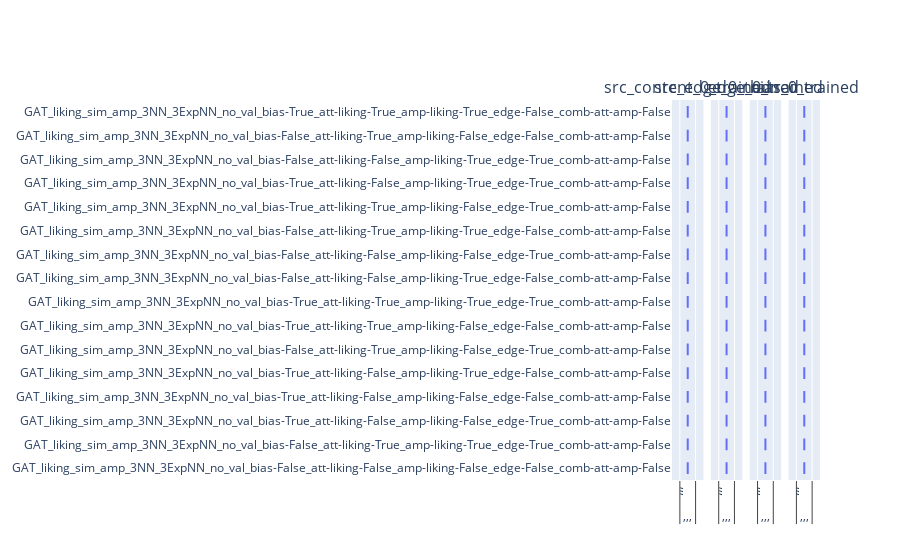
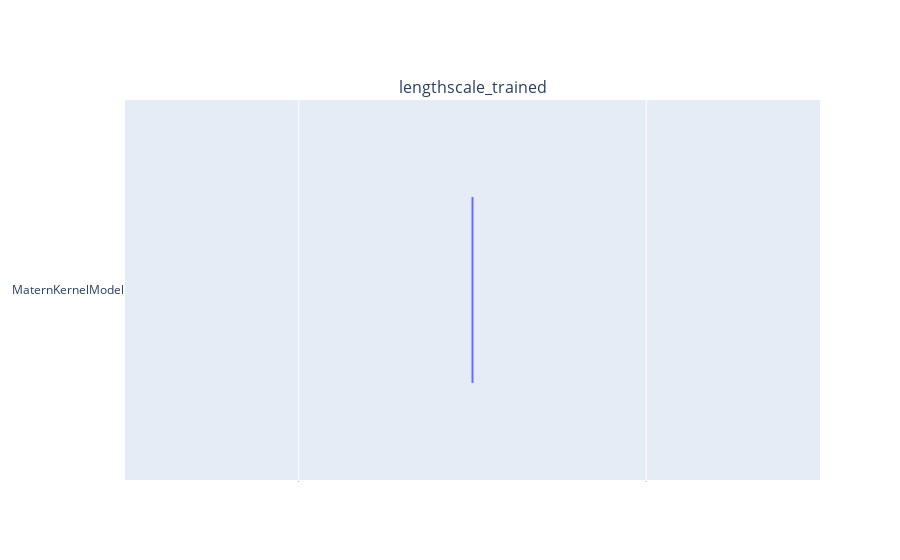

The notebook cell these images were saved under, in order:
### Code cell
for model_family in model_family_to_id.keys():
    params_names = model_family_to_parameters[model_family]
    fig = make_subplots(rows=1, cols=len(params_names),subplot_titles=params_names)
    # Use x instead of y argument for horizontal plot
    for model_id in model_family_to_id[model_family]:
        for col_id, param_name in enumerate(params_names):
            fig.add_trace(go.Box(
                x=model_id_to_parameters_stats[model_id]["std"], 
                marker_color = '#636EFA',
                name=model_id),
            row=1, col=col_id+1)

    for col_id in range(2,len(params_names)+1):
        fig.update_yaxes(showticklabels=False, row=1, col=col_id)

    fig.update_layout(showlegend=False) #,plot_bgcolor='rgba(0, 0, 0, 0.05)'
    fig.show()

### Figure 1 — Plotly figure (JSON) as saved in the notebook; plotly's stock layout.template omitted (floating-point values rounded to 4 significant figures; data arrays with more than 128 entries replaced by an {"elided": "..."} marker saying what was removed)
{"data": [{"marker": {"color": "#636EFA"}, "name": "GAT_liking_sim_amp_3NN_3ExpNN_no_val_bias-False_att-liking-False_amp-liking-False_edge-False_comb-att-amp-False", "type": "box", "x": {"elided": "94x1x4 null values"}, "xaxis": "x", "yaxis": "y"}, {"marker": {"color": "#636EFA"}, "name": "GAT_liking_sim_amp_3NN_3ExpNN_no_val_bias-False_att-liking-False_amp-liking-False_edge-False_comb-att-amp-False", "type": "box", "x": {"elided": "94x1x4 null values"}, "xaxis": "x2", "yaxis": "y2"}, {"marker": {"color": "#636EFA"}, "name": "GAT_liking_sim_amp_3NN_3ExpNN_no_val_bias-False_att-liking-False_amp-liking-False_edge-False_comb-att-amp-False", "type": "box", "x": {"elided": "94x1x4 null values"}, "xaxis": "x3", "yaxis": "y3"}, {"marker": {"color": "#636EFA"}, "name": "GAT_liking_sim_amp_3NN_3ExpNN_no_val_bias-False_att-liking-False_amp-liking-False_edge-False_comb-att-amp-False", "type": "box", "x": {"elided": "94x1x4 null values"}, "xaxis": "x4", "yaxis": "y4"}, {"marker": {"color": "#636EFA"}, "name": "GAT_liking_sim_amp_3NN_3ExpNN_no_val_bias-False_att-liking-True_amp-liking-True_edge-True_comb-att-amp-False", "type": "box", "x": {"elided": "94x1x4 null values"}, "xaxis": "x", "yaxis": "y"}, {"marker": {"color": "#636EFA"}, "name": "GAT_liking_sim_amp_3NN_3ExpNN_no_val_bias-False_att-liking-True_amp-liking-True_edge-True_comb-att-amp-False", "type": "box", "x": {"elided": "94x1x4 null values"}, "xaxis": "x2", "yaxis": "y2"}, {"marker": {"color": "#636EFA"}, "name": "GAT_liking_sim_amp_3NN_3ExpNN_no_val_bias-False_att-liking-True_amp-liking-True_edge-True_comb-att-amp-False", "type": "box", "x": {"elided": "94x1x4 null values"}, "xaxis": "x3", "yaxis": "y3"}, {"marker": {"color": "#636EFA"}, "name": "GAT_liking_sim_amp_3NN_3ExpNN_no_val_bias-False_att-liking-True_amp-liking-True_edge-True_comb-att-amp-False", "type": "box", "x": {"elided": "94x1x4 null values"}, "xaxis": "x4", "yaxis": "y4"}, {"marker": {"color": "#636EFA"}, "name": "GAT_liking_sim_amp_3NN_3ExpNN_no_val_bias-True_att-liking-False_amp-liking-False_edge-True_comb-att-amp-False", "type": "box", "x": {"elided": "94x1x4 null values"}, "xaxis": "x", "yaxis": "y"}, {"marker": {"color": "#636EFA"}, "name": "GAT_liking_sim_amp_3NN_3ExpNN_no_val_bias-True_att-liking-False_amp-liking-False_edge-True_comb-att-amp-False", "type": "box", "x": {"elided": "94x1x4 null values"}, "xaxis": "x2", "yaxis": "y2"}, {"marker": {"color": "#636EFA"}, "name": "GAT_liking_sim_amp_3NN_3ExpNN_no_val_bias-True_att-liking-False_amp-liking-False_edge-True_comb-att-amp-False", "type": "box", "x": {"elided": "94x1x4 null values"}, "xaxis": "x3", "yaxis": "y3"}, {"marker": {"color": "#636EFA"}, "name": "GAT_liking_sim_amp_3NN_3ExpNN_no_val_bias-True_att-liking-False_amp-liking-False_edge-True_comb-att-amp-False", "type": "box", "x": {"elided": "94x1x4 null values"}, "xaxis": "x4", "yaxis": "y4"}, {"marker": {"color": "#636EFA"}, "name": "GAT_liking_sim_amp_3NN_3ExpNN_no_val_bias-True_att-liking-False_amp-liking-False_edge-False_comb-att-amp-False", "type": "box", "x": {"elided": "94x1x4 null values"}, "xaxis": "x", "yaxis": "y"}, {"marker": {"color": "#636EFA"}, "name": "GAT_liking_sim_amp_3NN_3ExpNN_no_val_bias-True_att-liking-False_amp-liking-False_edge-False_comb-att-amp-False", "type": "box", "x": {"elided": "94x1x4 null values"}, "xaxis": "x2", "yaxis": "y2"}, {"marker": {"color": "#636EFA"}, "name": "GAT_liking_sim_amp_3NN_3ExpNN_no_val_bias-True_att-liking-False_amp-liking-False_edge-False_comb-att-amp-False", "type": "box", "x": {"elided": "94x1x4 null values"}, "xaxis": "x3", "yaxis": "y3"}, {"marker": {"color": "#636EFA"}, "name": "GAT_liking_sim_amp_3NN_3ExpNN_no_val_bias-True_att-liking-False_amp-liking-False_edge-False_comb-att-amp-False", "type": "box", "x": {"elided": "94x1x4 null values"}, "xaxis": "x4", "yaxis": "y4"}, {"marker": {"color": "#636EFA"}, "name": "GAT_liking_sim_amp_3NN_3ExpNN_no_val_bias-True_att-liking-False_amp-liking-True_edge-False_comb-att-amp-False", "type": "box", "x": {"elided": "94x1x4 null values"}, "xaxis": "x", "yaxis": "y"}, {"marker": {"color": "#636EFA"}, "name": "GAT_liking_sim_amp_3NN_3ExpNN_no_val_bias-True_att-liking-False_amp-liking-True_edge-False_comb-att-amp-False", "type": "box", "x": {"elided": "94x1x4 null values"}, "xaxis": "x2", "yaxis": "y2"}, {"marker": {"color": "#636EFA"}, "name": "GAT_liking_sim_amp_3NN_3ExpNN_no_val_bias-True_att-liking-False_amp-liking-True_edge-False_comb-att-amp-False", "type": "box", "x": {"elided": "94x1x4 null values"}, "xaxis": "x3", "yaxis": "y3"}, {"marker": {"color": "#636EFA"}, "name": "GAT_liking_sim_amp_3NN_3ExpNN_no_val_bias-True_att-liking-False_amp-liking-True_edge-False_comb-att-amp-False", "type": "box", "x": {"elided": "94x1x4 null values"}, "xaxis": "x4", "yaxis": "y4"}, {"marker": {"color": "#636EFA"}, "name": "GAT_liking_sim_amp_3NN_3ExpNN_no_val_bias-False_att-liking-True_amp-liking-False_edge-True_comb-att-amp-False", "type": "box", "x": {"elided": "94x1x4 null values"}, "xaxis": "x", "yaxis": "y"}, {"marker": {"color": "#636EFA"}, "name": "GAT_liking_sim_amp_3NN_3ExpNN_no_val_bias-False_att-liking-True_amp-liking-False_edge-True_comb-att-amp-False", "type": "box", "x": {"elided": "94x1x4 null values"}, "xaxis": "x2", "yaxis": "y2"}, {"marker": {"color": "#636EFA"}, "name": "GAT_liking_sim_amp_3NN_3ExpNN_no_val_bias-False_att-liking-True_amp-liking-False_edge-True_comb-att-amp-False", "type": "box", "x": {"elided": "94x1x4 null values"}, "xaxis": "x3", "yaxis": "y3"}, {"marker": {"color": "#636EFA"}, "name": "GAT_liking_sim_amp_3NN_3ExpNN_no_val_bias-False_att-liking-True_amp-liking-False_edge-True_comb-att-amp-False", "type": "box", "x": {"elided": "94x1x4 null values"}, "xaxis": "x4", "yaxis": "y4"}, {"marker": {"color": "#636EFA"}, "name": "GAT_liking_sim_amp_3NN_3ExpNN_no_val_bias-True_att-liking-True_amp-liking-False_edge-False_comb-att-amp-False", "type": "box", "x": {"elided": "94x1x4 null values"}, "xaxis": "x", "yaxis": "y"}, {"marker": {"color": "#636EFA"}, "name": "GAT_liking_sim_amp_3NN_3ExpNN_no_val_bias-True_att-liking-True_amp-liking-False_edge-False_comb-att-amp-False", "type": "box", "x": {"elided": "94x1x4 null values"}, "xaxis": "x2", "yaxis": "y2"}, {"marker": {"color": "#636EFA"}, "name": "GAT_liking_sim_amp_3NN_3ExpNN_no_val_bias-True_att-liking-True_amp-liking-False_edge-False_comb-att-amp-False", "type": "box", "x": {"elided": "94x1x4 null values"}, "xaxis": "x3", "yaxis": "y3"}, {"marker": {"color": "#636EFA"}, "name": "GAT_liking_sim_amp_3NN_3ExpNN_no_val_bias-True_att-liking-True_amp-liking-False_edge-False_comb-att-amp-False", "type": "box", "x": {"elided": "94x1x4 null values"}, "xaxis": "x4", "yaxis": "y4"}, {"marker": {"color": "#636EFA"}, "name": "GAT_liking_sim_amp_3NN_3ExpNN_no_val_bias-True_att-liking-True_amp-liking-True_edge-True_comb-att-amp-False", "type": "box", "x": {"elided": "94x1x4 null values"}, "xaxis": "x", "yaxis": "y"}, {"marker": {"color": "#636EFA"}, "name": "GAT_liking_sim_amp_3NN_3ExpNN_no_val_bias-True_att-liking-True_amp-liking-True_edge-True_comb-att-amp-False", "type": "box", "x": {"elided": "94x1x4 null values"}, "xaxis": "x2", "yaxis": "y2"}, {"marker": {"color": "#636EFA"}, "name": "GAT_liking_sim_amp_3NN_3ExpNN_no_val_bias-True_att-liking-True_amp-liking-True_edge-True_comb-att-amp-False", "type": "box", "x": {"elided": "94x1x4 null values"}, "xaxis": "x3", "yaxis": "y3"}, {"marker": {"color": "#636EFA"}, "name": "GAT_liking_sim_amp_3NN_3ExpNN_no_val_bias-True_att-liking-True_amp-liking-True_edge-True_comb-att-amp-False", "type": "box", "x": {"elided": "94x1x4 null values"}, "xaxis": "x4", "yaxis": "y4"}, {"marker": {"color": "#636EFA"}, "name": "GAT_liking_sim_amp_3NN_3ExpNN_no_val_bias-False_att-liking-False_amp-liking-True_edge-False_comb-att-amp-False", "type": "box", "x": {"elided": "94x1x4 null values"}, "xaxis": "x", "yaxis": "y"}, {"marker": {"color": "#636EFA"}, "name": "GAT_liking_sim_amp_3NN_3ExpNN_no_val_bias-False_att-liking-False_amp-liking-True_edge-False_comb-att-amp-False", "type": "box", "x": {"elided": "94x1x4 null values"}, "xaxis": "x2", "yaxis": "y2"}, {"marker": {"color": "#636EFA"}, "name": "GAT_liking_sim_amp_3NN_3ExpNN_no_val_bias-False_att-liking-False_amp-liking-True_edge-False_comb-att-amp-False", "type": "box", "x": {"elided": "94x1x4 null values"}, "xaxis": "x3", "yaxis": "y3"}, {"marker": {"color": "#636EFA"}, "name": "GAT_liking_sim_amp_3NN_3ExpNN_no_val_bias-False_att-liking-False_amp-liking-True_edge-False_comb-att-amp-False", "type": "box", "x": {"elided": "94x1x4 null values"}, "xaxis": "x4", "yaxis": "y4"}, {"marker": {"color": "#636EFA"}, "name": "GAT_liking_sim_amp_3NN_3ExpNN_no_val_bias-False_att-liking-False_amp-liking-False_edge-True_comb-att-amp-False", "type": "box", "x": {"elided": "94x1x4 null values"}, "xaxis": "x", "yaxis": "y"}, {"marker": {"color": "#636EFA"}, "name": "GAT_liking_sim_amp_3NN_3ExpNN_no_val_bias-False_att-liking-False_amp-liking-False_edge-True_comb-att-amp-False", "type": "box", "x": {"elided": "94x1x4 null values"}, "xaxis": "x2", "yaxis": "y2"}, {"marker": {"color": "#636EFA"}, "name": "GAT_liking_sim_amp_3NN_3ExpNN_no_val_bias-False_att-liking-False_amp-liking-False_edge-True_comb-att-amp-False", "type": "box", "x": {"elided": "94x1x4 null values"}, "xaxis": "x3", "yaxis": "y3"}, {"marker": {"color": "#636EFA"}, "name": "GAT_liking_sim_amp_3NN_3ExpNN_no_val_bias-False_att-liking-False_amp-liking-False_edge-True_comb-att-amp-False", "type": "box", "x": {"elided": "94x1x4 null values"}, "xaxis": "x4", "yaxis": "y4"}, {"marker": {"color": "#636EFA"}, "name": "GAT_liking_sim_amp_3NN_3ExpNN_no_val_bias-False_att-liking-True_amp-liking-True_edge-False_comb-att-amp-False", "type": "box", "x": {"elided": "94x1x4 null values"}, "xaxis": "x", "yaxis": "y"}, {"marker": {"color": "#636EFA"}, "name": "GAT_liking_sim_amp_3NN_3ExpNN_no_val_bias-False_att-liking-True_amp-liking-True_edge-False_comb-att-amp-False", "type": "box", "x": {"elided": "94x1x4 null values"}, "xaxis": "x2", "yaxis": "y2"}, {"marker": {"color": "#636EFA"}, "name": "GAT_liking_sim_amp_3NN_3ExpNN_no_val_bias-False_att-liking-True_amp-liking-True_edge-False_comb-att-amp-False", "type": "box", "x": {"elided": "94x1x4 null values"}, "xaxis": "x3", "yaxis": "y3"}, {"marker": {"color": "#636EFA"}, "name": "GAT_liking_sim_amp_3NN_3ExpNN_no_val_bias-False_att-liking-True_amp-liking-True_edge-False_comb-att-amp-False", "type": "box", "x": {"elided": "94x1x4 null values"}, "xaxis": "x4", "yaxis": "y4"}, {"marker": {"color": "#636EFA"}, "name": "GAT_liking_sim_amp_3NN_3ExpNN_no_val_bias-True_att-liking-True_amp-liking-False_edge-True_comb-att-amp-False", "type": "box", "x": {"elided": "94x1x4 null values"}, "xaxis": "x", "yaxis": "y"}, {"marker": {"color": "#636EFA"}, "name": "GAT_liking_sim_amp_3NN_3ExpNN_no_val_bias-True_att-liking-True_amp-liking-False_edge-True_comb-att-amp-False", "type": "box", "x": {"elided": "94x1x4 null values"}, "xaxis": "x2", "yaxis": "y2"}, {"marker": {"color": "#636EFA"}, "name": "GAT_liking_sim_amp_3NN_3ExpNN_no_val_bias-True_att-liking-True_amp-liking-False_edge-True_comb-att-amp-False", "type": "box", "x": {"elided": "94x1x4 null values"}, "xaxis": "x3", "yaxis": "y3"}, {"marker": {"color": "#636EFA"}, "name": "GAT_liking_sim_amp_3NN_3ExpNN_no_val_bias-True_att-liking-True_amp-liking-False_edge-True_comb-att-amp-False", "type": "box", "x": {"elided": "94x1x4 null values"}, "xaxis": "x4", "yaxis": "y4"}, {"marker": {"color": "#636EFA"}, "name": "GAT_liking_sim_amp_3NN_3ExpNN_no_val_bias-True_att-liking-False_amp-liking-True_edge-True_comb-att-amp-False", "type": "box", "x": {"elided": "94x1x4 null values"}, "xaxis": "x", "yaxis": "y"}, {"marker": {"color": "#636EFA"}, "name": "GAT_liking_sim_amp_3NN_3ExpNN_no_val_bias-True_att-liking-False_amp-liking-True_edge-True_comb-att-amp-False", "type": "box", "x": {"elided": "94x1x4 null values"}, "xaxis": "x2", "yaxis": "y2"}, {"marker": {"color": "#636EFA"}, "name": "GAT_liking_sim_amp_3NN_3ExpNN_no_val_bias-True_att-liking-False_amp-liking-True_edge-True_comb-att-amp-False", "type": "box", "x": {"elided": "94x1x4 null values"}, "xaxis": "x3", "yaxis": "y3"}, {"marker": {"color": "#636EFA"}, "name": "GAT_liking_sim_amp_3NN_3ExpNN_no_val_bias-True_att-liking-False_amp-liking-True_edge-True_comb-att-amp-False", "type": "box", "x": {"elided": "94x1x4 null values"}, "xaxis": "x4", "yaxis": "y4"}, {"marker": {"color": "#636EFA"}, "name": "GAT_liking_sim_amp_3NN_3ExpNN_no_val_bias-False_att-liking-False_amp-liking-True_edge-True_comb-att-amp-False", "type": "box", "x": {"elided": "94x1x4 null values"}, "xaxis": "x", "yaxis": "y"}, {"marker": {"color": "#636EFA"}, "name": "GAT_liking_sim_amp_3NN_3ExpNN_no_val_bias-False_att-liking-False_amp-liking-True_edge-True_comb-att-amp-False", "type": "box", "x": {"elided": "94x1x4 null values"}, "xaxis": "x2", "yaxis": "y2"}, {"marker": {"color": "#636EFA"}, "name": "GAT_liking_sim_amp_3NN_3ExpNN_no_val_bias-False_att-liking-False_amp-liking-True_edge-True_comb-att-amp-False", "type": "box", "x": {"elided": "94x1x4 null values"}, "xaxis": "x3", "yaxis": "y3"}, {"marker": {"color": "#636EFA"}, "name": "GAT_liking_sim_amp_3NN_3ExpNN_no_val_bias-False_att-liking-False_amp-liking-True_edge-True_comb-att-amp-False", "type": "box", "x": {"elided": "94x1x4 null values"}, "xaxis": "x4", "yaxis": "y4"}, {"marker": {"color": "#636EFA"}, "name": "GAT_liking_sim_amp_3NN_3ExpNN_no_val_bias-False_att-liking-True_amp-liking-False_edge-False_comb-att-amp-False", "type": "box", "x": {"elided": "94x1x4 null values"}, "xaxis": "x", "yaxis": "y"}, {"marker": {"color": "#636EFA"}, "name": "GAT_liking_sim_amp_3NN_3ExpNN_no_val_bias-False_att-liking-True_amp-liking-False_edge-False_comb-att-amp-False", "type": "box", "x": {"elided": "94x1x4 null values"}, "xaxis": "x2", "yaxis": "y2"}, {"marker": {"color": "#636EFA"}, "name": "GAT_liking_sim_amp_3NN_3ExpNN_no_val_bias-False_att-liking-True_amp-liking-False_edge-False_comb-att-amp-False", "type": "box", "x": {"elided": "94x1x4 null values"}, "xaxis": "x3", "yaxis": "y3"}, {"marker": {"color": "#636EFA"}, "name": "GAT_liking_sim_amp_3NN_3ExpNN_no_val_bias-False_att-liking-True_amp-liking-False_edge-False_comb-att-amp-False", "type": "box", "x": {"elided": "94x1x4 null values"}, "xaxis": "x4", "yaxis": "y4"}, {"marker": {"color": "#636EFA"}, "name": "GAT_liking_sim_amp_3NN_3ExpNN_no_val_bias-True_att-liking-True_amp-liking-True_edge-False_comb-att-amp-False", "type": "box", "x": {"elided": "94x1x4 null values"}, "xaxis": "x", "yaxis": "y"}, {"marker": {"color": "#636EFA"}, "name": "GAT_liking_sim_amp_3NN_3ExpNN_no_val_bias-True_att-liking-True_amp-liking-True_edge-False_comb-att-amp-False", "type": "box", "x": {"elided": "94x1x4 null values"}, "xaxis": "x2", "yaxis": "y2"}, {"marker": {"color": "#636EFA"}, "name": "GAT_liking_sim_amp_3NN_3ExpNN_no_val_bias-True_att-liking-True_amp-liking-True_edge-False_comb-att-amp-False", "type": "box", "x": {"elided": "94x1x4 null values"}, "xaxis": "x3", "yaxis": "y3"}, {"marker": {"color": "#636EFA"}, "name": "GAT_liking_sim_amp_3NN_3ExpNN_no_val_bias-True_att-liking-True_amp-liking-True_edge-False_comb-att-amp-False", "type": "box", "x": {"elided": "94x1x4 null values"}, "xaxis": "x4", "yaxis": "y4"}], "layout": {"annotations": [{"font": {"size": 16}, "showarrow": false, "text": "src_content_0_trained", "x": 0.1062, "xanchor": "center", "xref": "paper", "y": 1, "yanchor": "bottom", "yref": "paper"}, {"font": {"size": 16}, "showarrow": false, "text": "src_edge_0_trained", "x": 0.3688, "xanchor": "center", "xref": "paper", "y": 1, "yanchor": "bottom", "yref": "paper"}, {"font": {"size": 16}, "showarrow": false, "text": "edge_0_trained", "x": 0.6313, "xanchor": "center", "xref": "paper", "y": 1, "yanchor": "bottom", "yref": "paper"}, {"font": {"size": 16}, "showarrow": false, "text": "bias_0_trained", "x": 0.8938, "xanchor": "center", "xref": "paper", "y": 1, "yanchor": "bottom", "yref": "paper"}], "showlegend": false, "xaxis": {"anchor": "y", "domain": [0, 0.2125]}, "xaxis2": {"anchor": "y2", "domain": [0.2625, 0.475]}, "xaxis3": {"anchor": "y3", "domain": [0.525, 0.7375]}, "xaxis4": {"anchor": "y4", "domain": [0.7875, 1]}, "yaxis": {"anchor": "x", "domain": [0, 1]}, "yaxis2": {"anchor": "x2", "domain": [0, 1], "showticklabels": false}, "yaxis3": {"anchor": "x3", "domain": [0, 1], "showticklabels": false}, "yaxis4": {"anchor": "x4", "domain": [0, 1], "showticklabels": false}}}

### Figure 2 — Plotly figure (JSON) as saved in the notebook; plotly's stock layout.template omitted (floating-point values rounded to 4 significant figures)
{"data": [{"marker": {"color": "#636EFA"}, "name": "MaternKernelModel", "type": "box", "x": [[[null]], [[null]], [[null]], [[null]], [[null]], [[null]], [[null]], [[null]], [[null]], [[null]], [[null]], [[null]], [[null]], [[null]], [[null]], [[null]], [[null]], [[null]], [[null]], [[null]], [[null]], [[null]], [[null]], [[null]], [[null]], [[null]], [[null]], [[null]], [[null]], [[null]], [[null]], [[null]], [[null]], [[null]], [[null]], [[null]], [[null]], [[null]], [[null]], [[null]], [[null]], [[null]], [[null]], [[null]], [[null]], [[null]], [[null]], [[null]], [[null]], [[null]], [[null]], [[null]], [[null]], [[null]], [[null]], [[null]], [[null]], [[null]], [[null]], [[null]], [[null]], [[null]], [[null]], [[null]], [[null]], [[null]], [[null]], [[null]], [[null]], [[null]], [[null]], [[null]], [[null]], [[null]], [[null]], [[null]], [[null]], [[null]], [[null]], [[null]], [[null]], [[null]], [[null]], [[null]], [[null]], [[null]], [[null]], [[null]], [[null]], [[null]], [[null]], [[null]], [[null]], [[null]]], "xaxis": "x", "yaxis": "y"}], "layout": {"annotations": [{"font": {"size": 16}, "showarrow": false, "text": "lengthscale_trained", "x": 0.5, "xanchor": "center", "xref": "paper", "y": 1, "yanchor": "bottom", "yref": "paper"}], "showlegend": false, "xaxis": {"anchor": "y", "domain": [0, 1]}, "yaxis": {"anchor": "x", "domain": [0, 1]}}}
